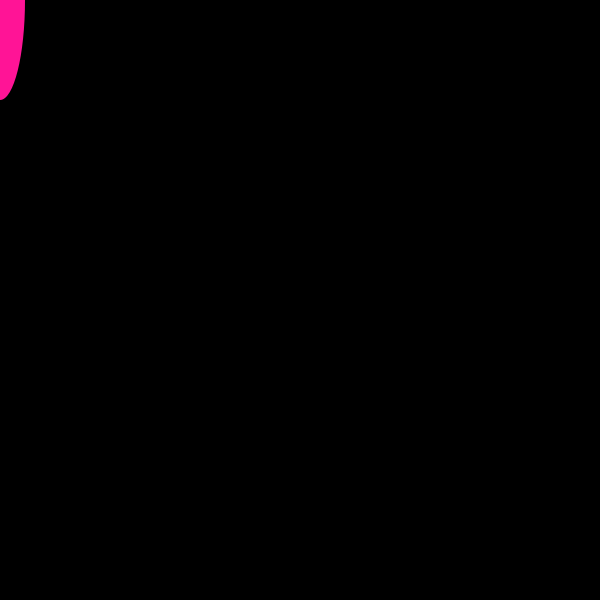
Frame 1 (no input)
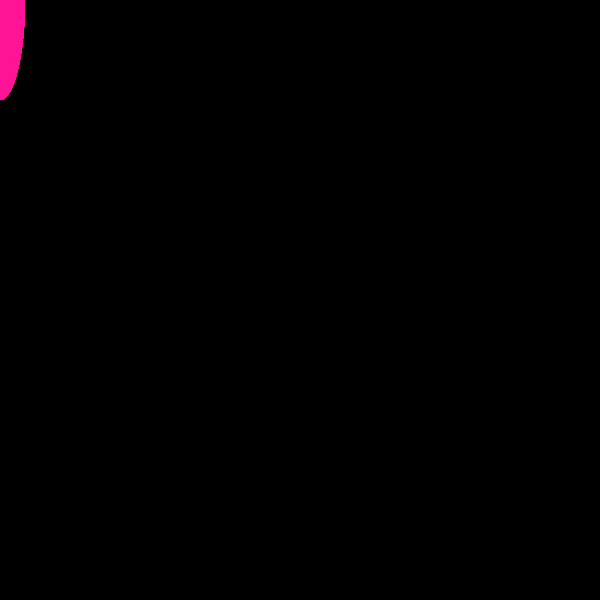
Frame 60 (the mouse pressed at the canvas centre just before this capture)
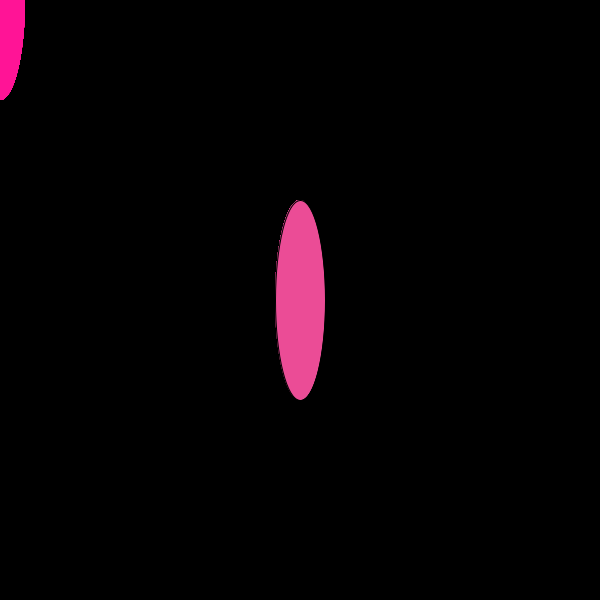
Frame 120 (the mouse held since frame 60 and released just before this capture)

The Processing sketch that drew these frames (run headless with seeded random() and noise(); from frame 60 on, the mouse is pressed at the canvas centre):

// Processing sketch: processing_187399
// ── processing_187399.pde

void setup() {
background(0);
size(600, 600);
}
   
void draw() {
  if (mousePressed) {
  
      fill(random(200,250),random(120),150);
    
  } else {
     
    fill(500,20,150);
    noStroke();
  }
   
  
  ellipse(mouseX, mouseY, 50, 200);
  stroke(0);
}
